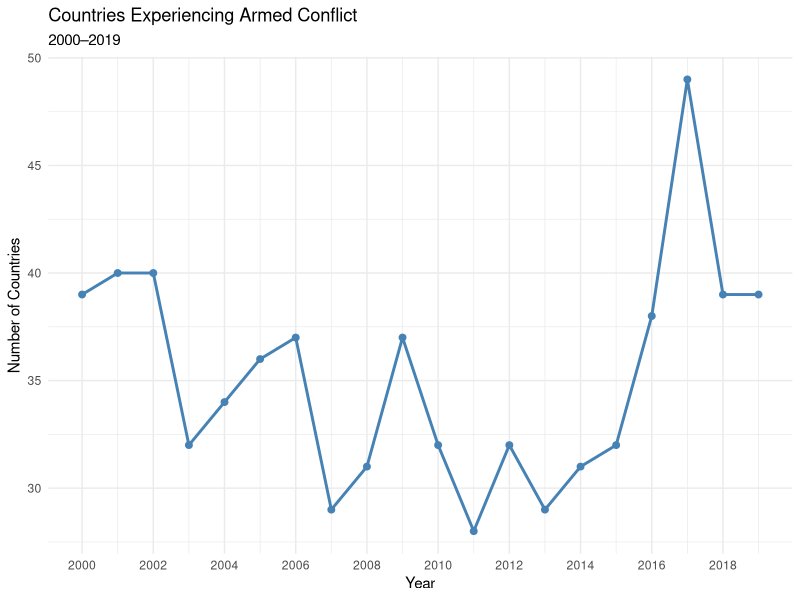
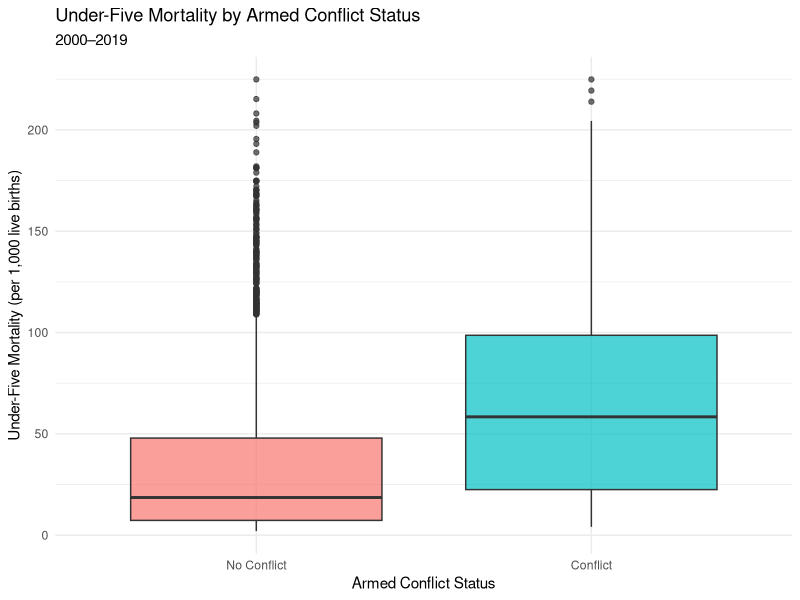
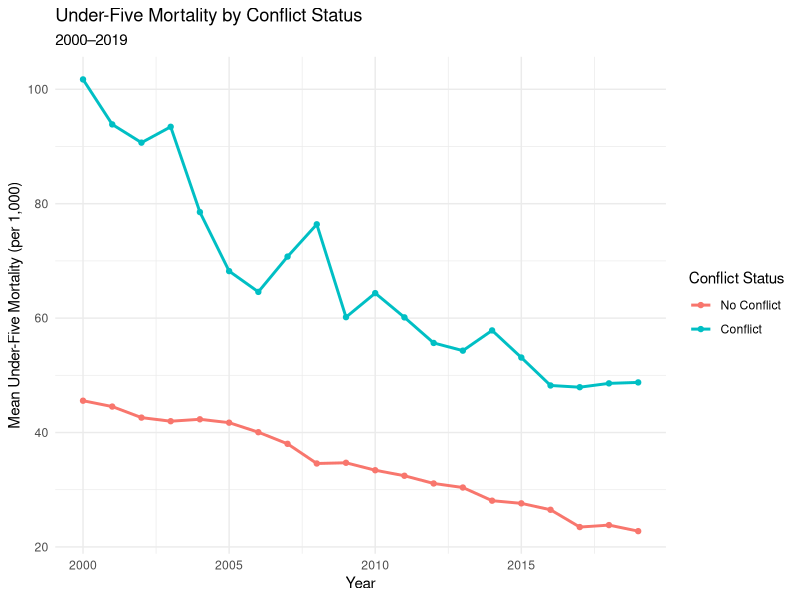

Reproduce these figures in R, in order.
## ---- chunk 1
library(dplyr)
library(ggplot2)
library(readr)

# Load the prepared dataset
data <- read_csv("../data/processed/final_data.csv")

# Check data structure
glimpse(data)

# Check missing values
colSums(is.na(data))
## ---- chunk 2
# Count affected countries by year
conflict_by_year <- data |>
  group_by(year) |>
  summarise(
    affected_countries = sum(armed_conflict == 1),
    .groups = "drop"
  )

print(conflict_by_year)

#Code for the time-trend analysis
ggplot(conflict_by_year,
       aes(x = year, y = affected_countries)) +
  geom_line(color = "steelblue", linewidth = 1) +
  geom_point(color = "steelblue", size = 2) +
  scale_x_continuous(breaks = seq(2000, 2019, 2)) +
  labs(
    title = "Countries Experiencing Armed Conflict",
    subtitle = "2000–2019",
    x = "Year",
    y = "Number of Countries"
  ) +
  theme_minimal()

# Highest number of affected countries
conflict_by_year |>
  slice_max(affected_countries, n = 1)

# Lowest number of affected countries
conflict_by_year |>
  slice_min(affected_countries, n = 1)
## ---- chunk 3
#Exploring the relationship between armed conflict and under-five mortality
mortality_data <- data |>
  filter(!is.na(under5_mortality)) |>
  mutate(
    conflict_status = factor(
      armed_conflict,
      levels = c(0, 1),
      labels = c("No Conflict", "Conflict")
    )
  )

ggplot(mortality_data,
       aes(x = conflict_status, y = under5_mortality,
           fill = conflict_status)) +
  geom_boxplot(alpha = 0.7) +
  labs(
    title = "Under-Five Mortality by Armed Conflict Status",
    subtitle = "2000–2019",
    x = "Armed Conflict Status",
    y = "Under-Five Mortality (per 1,000 live births)"
  ) +
  theme_minimal() +
  theme(legend.position = "none")

mortality_by_year <- mortality_data |>
  group_by(year, conflict_status) |>
  summarise(
    mean_mortality = mean(under5_mortality),
    .groups = "drop"
  )

ggplot(mortality_by_year,
       aes(x = year,
           y = mean_mortality,
           color = conflict_status)) +
  geom_line(linewidth = 1) +
  geom_point(size = 1.5) +
  labs(
    title = "Under-Five Mortality by Conflict Status",
    subtitle = "2000–2019",
    x = "Year",
    y = "Mean Under-Five Mortality (per 1,000)",
    color = "Conflict Status"
  ) +
  theme_minimal()
